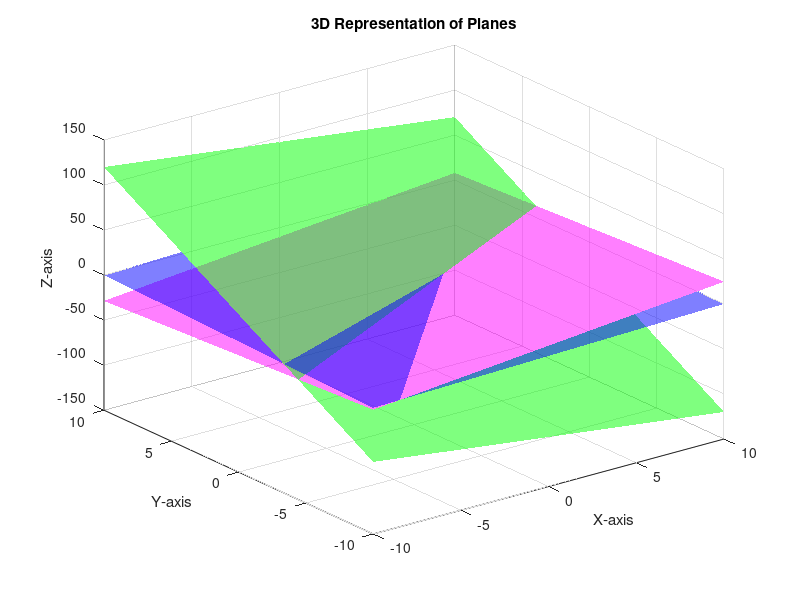

This chart was generated by the following MATLAB code:
% The Matrix form must be in Ax = b
% A = input('Enter the coefficient matrix A : \n');
% B = input('Enter the RHS of the system: ');

A = [11,-5,-6;-5,19,-2;-1,-1,2];
B = [12;0;0];

% Augment A with B
augmented_matrix = [A, B];

% Perform LU decomposition with partial pivoting
[L, U, P] = lu(augmented_matrix);

disp('The lower triangular matrix L is:');
disp(L);
disp('The upper triangular matrix U is:');
disp(U);

% Extract the permuted right-hand side
B_permuted = P * B;

% Solve Ly = B_permuted for y
y = L \ B_permuted;

% Solve Ux = y for x
x = U \ y;

disp('The required Solution X is in LU decomposition:');
disp(x);

% Plot the solution using a bar plot
figure;
% subplot(1, 2, 1);
% bar(x);
% title('Solution X');
% xlabel('Variable Index');
% ylabel('Variable Value');
% grid on;

% Create 3D plot representing the planes defined by the equations
% subplot(1, 2, 2);
[x_mesh, y_mesh] = meshgrid(-10:0.1:10, -10:0.1:10);

% Calculate z values based on the equations
z1 = (B(1) - A(1, 1) * x_mesh - A(1, 2) * y_mesh) / A(1, 3);
z2 = (B(2) - A(2, 1) * x_mesh - A(2, 2) * y_mesh) / A(2, 3);
z3 = (B(3) - A(3, 1) * x_mesh - A(3, 2) * y_mesh) / A(3, 3);


% Plot the planes
surf(x_mesh, y_mesh, z1, 'FaceAlpha', 0.5, 'EdgeColor', 'none', 'FaceColor', 'm');
hold on;
surf(x_mesh, y_mesh, z2, 'FaceAlpha', 0.5, 'EdgeColor', 'none', 'FaceColor', 'g');
surf(x_mesh, y_mesh, z3, 'FaceAlpha', 0.5, 'EdgeColor', 'none', 'FaceColor', 'b');

title('3D Representation of Planes');
xlabel('X-axis');
ylabel('Y-axis');
zlabel('Z-axis');
grid on;
hold off;